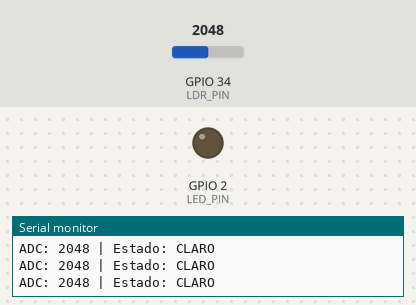
The sketch below on a simulated ESP32. On the bench: output pins drawn as LEDs (lit = HIGH), the last lines printed to the serial monitor. The test bench sets the inputs (shaded band); at power-on: GPIO 34 (LDR_PIN) = 2048.

Above: at 1.2 s.
1.3 s: GPIO 34 (LDR_PIN) set to 2262
2.8 s: GPIO 34 (LDR_PIN) set to 2346
At 4.0 s:
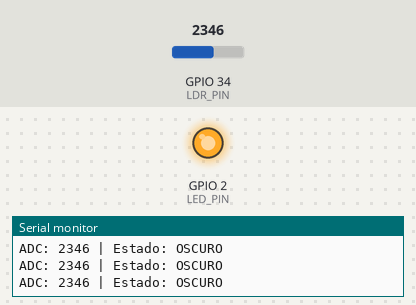
4.3 s: GPIO 34 (LDR_PIN) set to 2064
5.8 s: GPIO 34 (LDR_PIN) set to 1939
At 6.6 s:
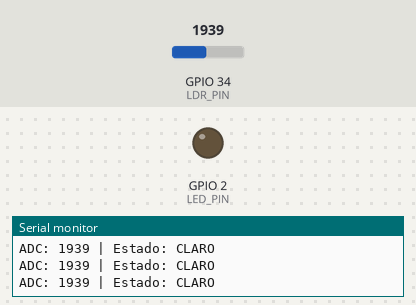
7.3 s: GPIO 34 (LDR_PIN) set to 2340
At 7.9 s:
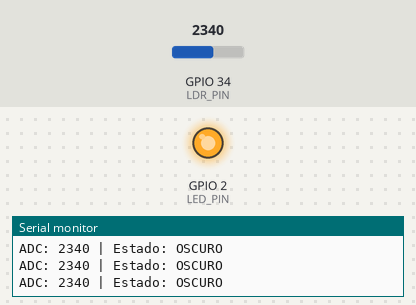
Timing chart, 0 to 9.9 s (numbered marks = the images above; inputs shaded):
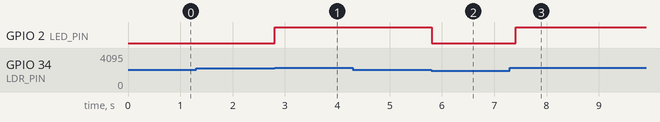

Measured:
- the behaviour switches between 2300 and 2301 on GPIO 34 (LDR_PIN) (found by bisection; images 0 and 1)
- the behaviour switches between 2000 and 1999 on GPIO 34 (LDR_PIN) (found by bisection; images 1 and 2)
- after the input at 2.8 s, GPIO 2 (LED_PIN): LOW → HIGH at once
- after the input at 5.8 s, GPIO 2 (LED_PIN): HIGH → LOW at once
- after the input at 7.3 s, GPIO 2 (LED_PIN): LOW → HIGH after 0.11 s

The sketch:

LDR_con_led.ino
```cpp
#define LDR_PIN 34
#define LED_PIN 2

#define UMBRAL_OSCURO 2300
#define UMBRAL_CLARO  2000

bool esOscuro = false;

void setup() {
  Serial.begin(115200);
  pinMode(LED_PIN, OUTPUT);
}

void loop() {
  int adc = analogRead(LDR_PIN);

  // Histéresis
  if (!esOscuro && adc > UMBRAL_OSCURO) {
    esOscuro = true;
  }
  else if (esOscuro && adc < UMBRAL_CLARO) {
    esOscuro = false;
  }

  digitalWrite(LED_PIN, esOscuro ? HIGH : LOW);

  Serial.print("ADC: ");
  Serial.print(adc);
  Serial.print(" | Estado: ");
  Serial.println(esOscuro ? "OSCURO" : "CLARO");

  delay(200);
}
```
